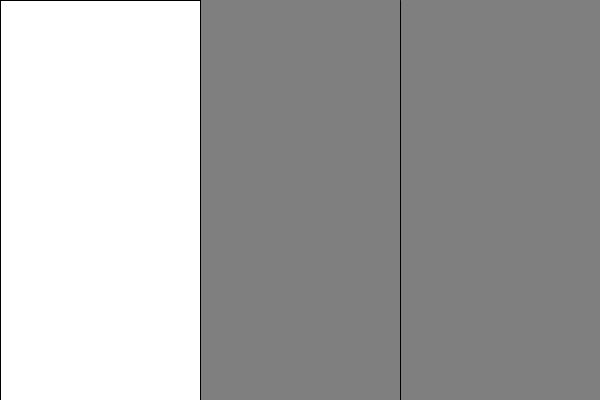
Frame 1 (no input)
Frame 60 (the mouse pressed at the canvas centre just before this capture): identical to frame 1, image omitted
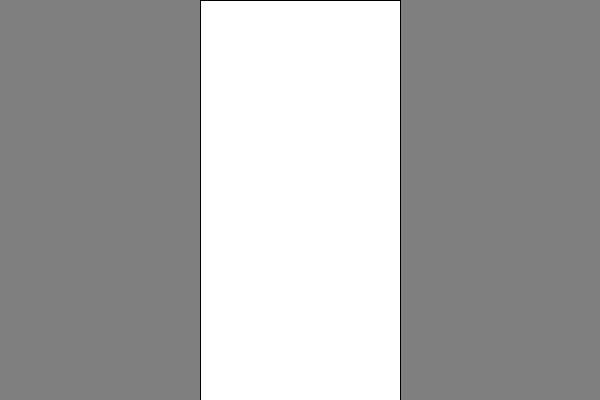
Frame 120 (the mouse held since frame 60 and released just before this capture)

The Processing sketch that drew these frames (run headless with seeded random() and noise(); from frame 60 on, the mouse is pressed at the canvas centre):

// Processing sketch: processing_71760
// ── processing_71760.pde

void setup() {
size(600, 400);
}

void draw() {
background(127);
line(width/3, 0, width/3, height);
line(2*width/3, 0, 2*width/3, height);

if (mouseX< width/3){

rect(0, 0, width/3, height);
}else if(mouseX < width * 2 / 3){

rect(width/3, 0, width/3, height);
}else {
rect(2*width/3, 0, width/3, height);
}
}
